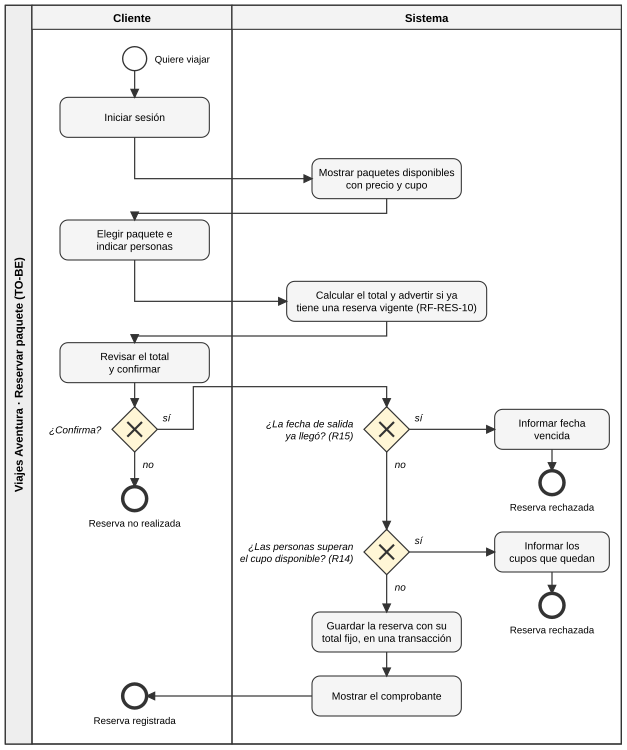

The Python source for this figure:
"""Fig. · BPMN 2.0 del proceso “Reservar paquete” (TO-BE), carriles Cliente y Sistema.

Las dos compuertas son las dos fallas de la temporada que el caso separa en su “pista”: la fecha de
salida vencida (R15, 3 reservas) se compara contra la fecha del día, y el cupo (R14, 6 reservas) contra
un dato que el sistema lleva. Cada camino termina en su propio evento de fin. El cálculo del total advierte si el cliente ya tiene
una reserva vigente en ese paquete (RF-RES-10), y el cliente puede no confirmar.
"""
import os
import sys

sys.path.insert(0, os.path.dirname(__file__))
from svgkit import SVG
from bpmn import pool, evento, tarea, compuerta, flujo, TH, GD, R_EV

g = SVG(470, 562)
XC, XS, XR = 101, 290, 414          # centro del carril Cliente, columna principal y columna de rechazos del Sistema
pool(g, 4, 4, 462, 554, "Viajes Aventura · Reservar paquete (TO-BE)", [("Cliente", 150), ("Sistema", 292)])

Y = {"ini": 44, "c1": 88, "s1": 134, "c2": 180, "s2": 226, "c3": 272, "g1": 322, "g2": 414, "s3": 474, "s4": 522}
evento(g, XC, Y["ini"], "Quiere viajar", lado="der")
tarea(g, XC, Y["c1"], "Iniciar sesión")
tarea(g, XS, Y["s1"], "Mostrar paquetes disponibles\ncon precio y cupo")
tarea(g, XC, Y["c2"], "Elegir paquete e\nindicar personas")
tarea(g, XS, Y["s2"], "Calcular el total y advertir si ya\ntiene una reserva vigente (RF-RES-10)", w=150)
tarea(g, XC, Y["c3"], "Revisar el total\ny confirmar")
compuerta(g, XC, Y["g1"], "¿Confirma?")
evento(g, XC, Y["g1"] + 52, "Reserva no realizada", fin=True)
compuerta(g, XS, Y["g1"], "¿La fecha de salida\nya llegó? (R15)")
tarea(g, XR, Y["g1"], "Informar fecha\nvencida", w=86)
evento(g, XR, Y["g1"] + 40, "Reserva rechazada", fin=True)
compuerta(g, XS, Y["g2"], "¿Las personas superan\nel cupo disponible? (R14)")
tarea(g, XR, Y["g2"], "Informar los\ncupos que quedan", w=86)
evento(g, XR, Y["g2"] + 40, "Reserva rechazada", fin=True)
tarea(g, XS, Y["s3"], "Guardar la reserva con su\ntotal fijo, en una transacción")
tarea(g, XS, Y["s4"], "Mostrar el comprobante")
evento(g, XC, Y["s4"], "Reserva registrada", fin=True)

h = TH / 2
flujo(g, [(XC, Y["ini"] + R_EV), (XC, Y["c1"] - h)])
flujo(g, [(XC, Y["c1"] + h), (XC, Y["s1"]), (XS - 56, Y["s1"])])
flujo(g, [(XS, Y["s1"] + h), (XS, Y["s1"] + 26), (XC, Y["s1"] + 26), (XC, Y["c2"] - h)])
flujo(g, [(XC, Y["c2"] + h), (XC, Y["s2"]), (XS - 75, Y["s2"])])
flujo(g, [(XS, Y["s2"] + h), (XS, Y["s2"] + 26), (XC, Y["s2"] + 26), (XC, Y["c3"] - h)])
flujo(g, [(XC, Y["c3"] + h), (XC, Y["g1"] - GD)])
# el cliente puede no confirmar (por ejemplo, tras la advertencia de reserva duplicada)
# entra por arriba a la compuerta de R15, para no cruzar su pregunta
flujo(g, [(XC + GD, Y["g1"]), (XC + 44, Y["g1"]), (XC + 44, Y["g1"] - 32), (XS, Y["g1"] - 32), (XS, Y["g1"] - GD)], "sí")
flujo(g, [(XC, Y["g1"] + GD), (XC, Y["g1"] + 52 - R_EV)], "no")
# R15
flujo(g, [(XS + GD, Y["g1"]), (XR - 43, Y["g1"])], "sí")
flujo(g, [(XR, Y["g1"] + h), (XR, Y["g1"] + 40 - R_EV)])
flujo(g, [(XS, Y["g1"] + GD), (XS, Y["g2"] - GD)], "no")
# R14
flujo(g, [(XS + GD, Y["g2"]), (XR - 43, Y["g2"])], "sí")
flujo(g, [(XR, Y["g2"] + h), (XR, Y["g2"] + 40 - R_EV)])
flujo(g, [(XS, Y["g2"] + GD), (XS, Y["s3"] - h)], "no")
flujo(g, [(XS, Y["s3"] + h), (XS, Y["s4"] - h)])
flujo(g, [(XS - 56, Y["s4"]), (XC + R_EV, Y["s4"])])

g.save(os.path.join(os.path.dirname(os.path.abspath(__file__)), "03_bpmn_reserva.svg"))
